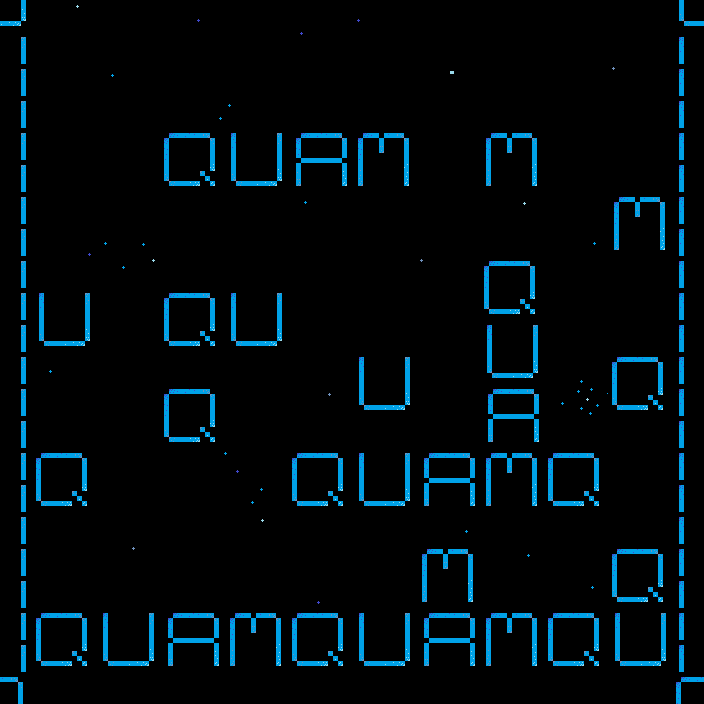

Rendered tile map (Tiled .tmx) drawn with the repository's tilesets; below, a short description and the map source with its tile grids summarised:
An orthogonal 22x22 tile map with 32x32 px tiles, 2 tile layers (backgroundLayer, blocksLayer), 2 tilesets and 1 object (player).

<map version="1.0" orientation="orthogonal" renderorder="right-down" width="22" height="22" tilewidth="32" tileheight="32" nextobjectid="23">
 <tileset firstgid="1" name="backgroundTileset" tilewidth="32" tileheight="32">
  <image source="background.png" width="800" height="576" />
 </tileset>
 <tileset firstgid="451" name="loadbarTileset" tilewidth="32" tileheight="32">
  <image source="loadbar.png" width="256" height="64" />
 </tileset>
 <layer name="backgroundLayer" width="22" height="22">
  <data>[484 cells, 484 non-empty, 52 distinct tile ids]</data>
 </layer>
 <layer name="blocksLayer" width="22" height="22">
  <data>[484 cells, 176 non-empty, 16 distinct tile ids]</data>
 </layer>
 <objectgroup name="objectsLayer">
  <object id="22" name="player" type="player" x="96" y="576" width="32" height="32">
   <properties>
    <property name="type" value="player" />
   </properties>
  </object>
 </objectgroup>
</map>